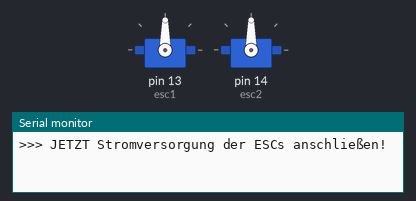
Simulated run of this sketch. Board: Arduino Uno, built with avr-gcc and run on an emulated ATmega328P. On the bench: 2 × servo, the last lines printed to the serial monitor.

Above: at 0.1 s.
At 5.1 s:
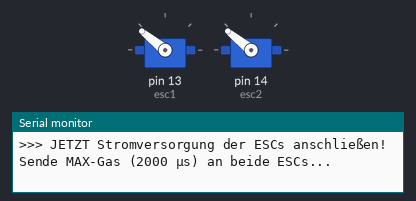
At 8.1 s:
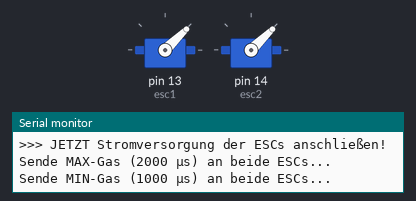
Timing chart, 0 to 9.6 s (numbered marks = the images above):
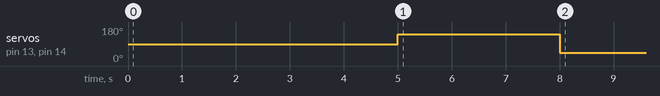

The sketch:

motorcalli.ino
```cpp
#include <Servo.h>

Servo esc1;  // ESC an Pin 10
Servo esc2;  // ESC an Pin 11

void setup() {
  esc1.attach(13);
  esc2.attach(14);
  Serial.begin(9600);

  Serial.println(">>> JETZT Stromversorgung der ESCs anschließen!");
  delay(5000);  // Zeit, um Akku anzuschließen

  Serial.println("Sende MAX-Gas (2000 µs) an beide ESCs...");
  esc1.writeMicroseconds(2000);
  esc2.writeMicroseconds(2000);
  delay(3000);  // ESC piept und erkennt Max-Gas

  Serial.println("Sende MIN-Gas (1000 µs) an beide ESCs...");
  esc1.writeMicroseconds(1000);
  esc2.writeMicroseconds(1000);
  delay(3000);  // ESC speichert die Werte

  Serial.println("Kalibrierung abgeschlossen.");
}

void loop() {
  // ESC-Testcode kann hier eingefügt werden, z.B. Gassteuerung
}
```
